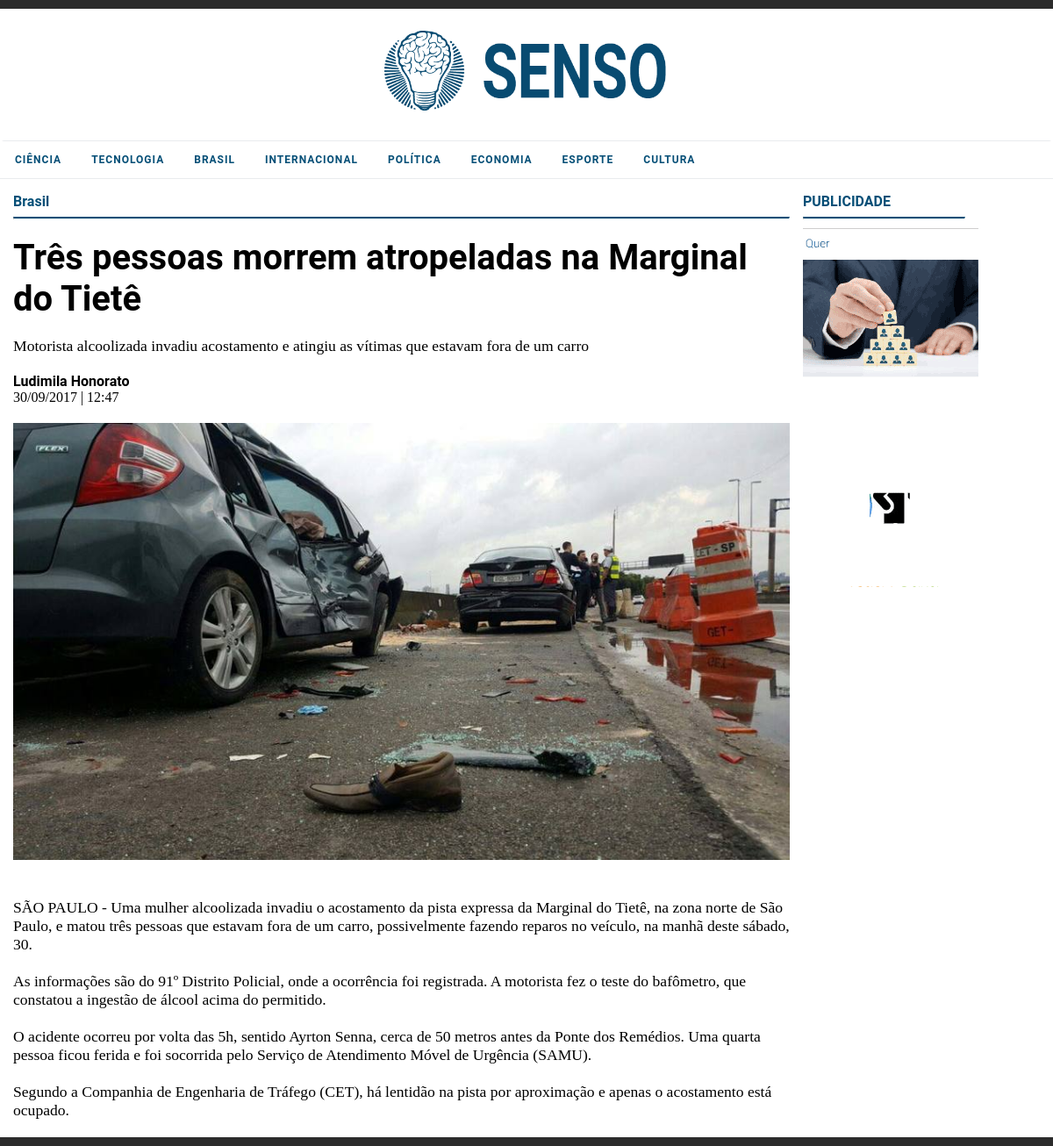
Screenshot of /noticia.php?n=28 with the database file from the repository.
### tables this page shows
CREATE TABLE `categoria` (
  `CD_CATEGORIA` int(11) NOT NULL AUTO_INCREMENT,
  `NM_CATEGORIA` varchar(24) DEFAULT NULL,
  PRIMARY KEY (`CD_CATEGORIA`)
);

CREATE TABLE `noticia` (
  `CD_NOTICIA` int(11) NOT NULL AUTO_INCREMENT,
  `NM_TITULO_NOTICIA` varchar(80) DEFAULT NULL,
  `NM_LINHA_FINA_NOTICIA` varchar(150) DEFAULT NULL,
  `DS_TEXTO_NOTICIA` text,
  `DT_PUBLICACAO_NOTICIA` date DEFAULT NULL,
  `HR_PUBLICACAO_NOTICIA` time DEFAULT NULL,
  `IC_DESTAQUE_NOTICIA` tinyint(1) DEFAULT NULL,
  `CD_CATEGORIA` int(11) DEFAULT NULL,
  PRIMARY KEY (`CD_NOTICIA`),
  KEY `FK_CATEGORIA` (`CD_CATEGORIA`),
  CONSTRAINT `FK_CATEGORIA` FOREIGN KEY (`CD_CATEGORIA`) REFERENCES `categoria` (`CD_CATEGORIA`)
);

CREATE TABLE `autor` (
  `CD_AUTOR` int(11) NOT NULL AUTO_INCREMENT,
  `NM_AUTOR` varchar(45) DEFAULT NULL,
  PRIMARY KEY (`CD_AUTOR`)
);

CREATE TABLE `banner` (
  `CD_BANNER` int(11) NOT NULL AUTO_INCREMENT,
  `NM_EMPRESA_ANUNCIANTE_BANNER` varchar(45) DEFAULT NULL,
  `IC_ATIVO_BANNER` tinyint(1) DEFAULT NULL,
  `DT_PUBLICACAO_BANNER` date DEFAULT NULL,
  `HR_PUBLICACAO_BANNER` time DEFAULT NULL,
  `NM_LINK_BANNER` varchar(255) DEFAULT NULL,
  PRIMARY KEY (`CD_BANNER`)
);

### noticia.php (the view, shortened to what this page needs)
<!doctype html>
<html>
<head>
    <link rel="stylesheet" href="CSS/styles.css">
    <link rel="stylesheet" href="CSS/EstiloGeral.css">
    <link href="font/Roboto/Roboto-Regular.ttf" rel="stylesheet">
    <link href="font/Didact_Gothic/DidactGothic-Regular.ttf" rel="stylesheet">
</head>
<body onload="init();" style="margin:0px;">
	<?php include("menu.php"); ?>
	<div class="main">
			<div class="mainContent fl">
				<div class="pnlContent">
					<?php
						$pk_noticia = $_GET["n"];
						$sqlSelect = "SELECT      A.CD_NOTICIA
						,A.NM_TITULO_NOTICIA
						,A.NM_LINHA_FINA_NOTICIA
						,A.DS_TEXTO_NOTICIA
						,A.DT_PUBLICACAO_NOTICIA
						,A.HR_PUBLICACAO_NOTICIA
						,B.CD_CATEGORIA
						,B.NM_CATEGORIA
						,D.NM_AUTOR
						FROM NOTICIA A
						INNER JOIN CATEGORIA B ON (A.CD_CATEGORIA = B.CD_CATEGORIA)
						INNER JOIN AUTOR_NOTICIA C ON (A.CD_NOTICIA   = C.CD_NOTICIA)
						INNER JOIN AUTOR D ON (C.CD_AUTOR   = D.CD_AUTOR) WHERE A.CD_NOTICIA=$pk_noticia";
						$result = $sqlConn->query($sqlSelect);
						if($result->num_rows > 0)
						{
							while ($recent=$result->fetch_assoc())
							{
							$pk_categoria=$recent["CD_CATEGORIA"];
							$categoria=$recent["NM_CATEGORIA"];
							$nmtnoticia=$recent["NM_TITULO_NOTICIA"];
							$nmlfnoticia=$recent["NM_LINHA_FINA_NOTICIA"];
							$autor = $recent["NM_AUTOR"];
							$oldDate = date_create($recent["DT_PUBLICACAO_NOTICIA"]);
							$newDate = date_format($oldDate, "d/m/Y");
							$oldTime = date_create($recent["HR_PUBLICACAO_NOTICIA"]);
							$newTime = date_format($oldTime, "H:i");
							$texto = $recent["DS_TEXTO_NOTICIA"];
							echo"<p class='categoryTitle'><strong><a href='categoria.php?c=$pk_categoria'>$categoria</a></strong></p>
							<hr>
							<h5>$nmtnoticia</h5>
							<h6>$nmlfnoticia</h6>
							<h4><strong>$autor<strong></h4>
							<h4>$newDate | $newTime </h4>
							<div class='imgNoticia'><img src='img/noticias/$pk_noticia.jpg' width='100%'></div>
							<h6>$texto</h6>
							";
							}
						}
						?>
				</div>
			</div>
		<div class="mainAside fl">
			<div class="pnlContent">
				<p class="categoryTitle"><strong >PUBLICIDADE</strong></p>
				<hr>
				<div class="banner">
					<?php
					 include("banner.php");
					?>
				</div>
			</div>
		</div>
	</div>
	<div class="linhaAzul"></div>
</body>
<html>

### menu.php (shortened to what this page needs)
<div class="linhaAzul"></div>
<div class="pnlLogo">
	<div class="logo">
		<a href="index.php"><img src="img/logo.png" height="100%"></a>
	</div>
</div>
<header id="header">
	<div id="cssmenu" class="header">
			<ul>
			<?php
				include("connection.php");
				$sqlSelect = "SELECT CD_CATEGORIA, NM_CATEGORIA FROM categoria";
				$result = $sqlConn->query($sqlSelect);
				if($result->num_rows > 0)
				{
					while ($row=$result->fetch_assoc())
					{
						$pkcate=$row["CD_CATEGORIA"];
						$nmcate=$row["NM_CATEGORIA"];
						echo "<li><a href='categoria.php?c=$pkcate'>$nmcate</a></li>";
					}
				}
			?>
			</ul>
	</div>
</header>

### banner.php
<?php
	include("connection.php");
	$sqlSelect = "SELECT CD_BANNER, NM_LINK_BANNER FROM BANNER WHERE IC_ATIVO_BANNER=1 ORDER BY DT_PUBLICACAO_BANNER DESC, HR_PUBLICACAO_BANNER DESC LIMIT 0,3";
	$result = $sqlConn->query($sqlSelect);
	if($result->num_rows > 0)
	{
		while($row = $result->fetch_assoc())
		{
			$pk_banner = $row["CD_BANNER"];
			$link_banner = $row["NM_LINK_BANNER"];
			echo "<a href='$link_banner' target=\"_blank\"><img src='img/banner/$pk_banner.gif'></a>";
		}
	}
?>

### CSS/styles.css (style rules this page uses)
#cssmenu, #cssmenu ul, #cssmenu ul li, #cssmenu ul li a, #cssmenu #menu-button { margin: 0; padding: 0; border: 0; list-style: none; line-height: 1; display: block; position: relative; -webkit-box-sizing: border-box; -moz-box-sizing: border-box; box-sizing: border-box; }
#cssmenu:after, #cssmenu > ul:after { content: "."; display: block; clear: both; visibility: hidden; line-height: 0; height: 0; }
#cssmenu { font-family: 'Roboto', sans-serif; background: #fff; margin: auto; width: 75%; }
#cssmenu > ul { width:100%; }
#cssmenu > ul > li { float: left; }
#cssmenu > ul > li > a { padding: 15px 17px; font-size: 12px; letter-spacing: 1px; text-decoration: none; color: #054F77; font-weight: 700; text-transform: uppercase; }
@media screen and (max-width:1366px) { #cssmenu { width: 100%; } }

### CSS/EstiloGeral.css (style rules this page uses)
* { font-family: 'Roboto', Sans-Serif }
body { margin:0; }
.linhaAzul { width:100%;height:10px;background-color:#2b2b2b; }
header { width: 100%; background-color:white; margin: auto; border-radius: 5px 5px 0 0 ; border-top:0.25px solid #e9ebee; border-bottom:0.25px solid #e9ebee; position: relative; z-index: 1; }
a { text-decoration:none; color:inherit; }
.main { width:75%;margin:auto; background-color:white;border-radius: 5px 5px 0 0; }
.mainContent { width:75%; }
.mainAside { width:200px; }
.pnlLogo { margin:auto;width:100%;height:150px;background-color:transparent; color:white; text-align:center; }
.logo { height:100px; margin:auto;padding-top:25px; }
.header { width: 100%; }
.pnlContent { padding-left:15px; }
.fl { float:left; }
.categoryTitle { color:#054F77;margin-bottom:5px; }
hr { border-top:2px solid #054F77;margin-bottom:10px; }
h4 { font-size:1em; font-weight: normal; margin:0; font-family: 'Didact Gothic'; }
h5 { font-size:3em;margin:20px 0; }
h6 { font-size:1.1em;font-weight: lighter;margin:20px 0; font-family: 'Didact Gothic'; }
.imgNoticia { width:100%;padding: 20px 0; }
@media only screen and (max-width: 1366px) { h5 { font-size:2.5em; } }
@media only screen and (max-width: 1366px) { .main { width:100%; } }

### rows the page displays
categoria: NM_CATEGORIA "CIÊNCIA"
categoria: NM_CATEGORIA "TECNOLOGIA"
categoria: NM_CATEGORIA "BRASIL"
categoria: NM_CATEGORIA "INTERNACIONAL"
categoria: NM_CATEGORIA "POLÍTICA"
categoria: NM_CATEGORIA "ECONOMIA"
categoria: NM_CATEGORIA "ESPORTE"
categoria: NM_CATEGORIA "CULTURA"
noticia: CD_CATEGORIA.NM_CATEGORIA "Brasil", NM_TITULO_NOTICIA "Três pessoas morrem atropeladas na Marginal do Tietê", NM_LINHA_FINA_NOTICIA "Motorista alcoolizada invadiu acostamento e atingiu as vítimas que estavam fora de um carro", autor.NM_AUTOR "Ludimila Honorato", DT_PUBLICACAO_NOTICIA "30/09/2017", HR_PUBLICACAO_NOTICIA "12:47", DS_TEXTO_NOTICIA "SÃO PAULO - Uma mulher alcoolizada invadiu o acostamento da pista expressa da Marginal do Tietê, na zona norte de São Paulo, e matou três pessoas que estavam fora de um carro, possivelmente fazendo reparos no veículo, na manhã deste sábado, 30. As informações são do 91º Distrito Policial, onde a ocorrência foi registrada. A motorista fez o teste do bafômetro, que constatou a ingestão de álcool acima do permitido. O acidente ocorreu por volta das 5h, sentido Ayrton Senna, cerca de 50 metros antes da Ponte dos Remédios. Uma quarta pessoa ficou ferida e foi socorrida pelo Serviço de Atendimento Móvel de Urgência (SAMU). Segundo a Companhia de Engenharia de Tráfego (CET), há lentidão na pista…"
banner: shows a picture
banner: shows a picture
banner: shows a picture
